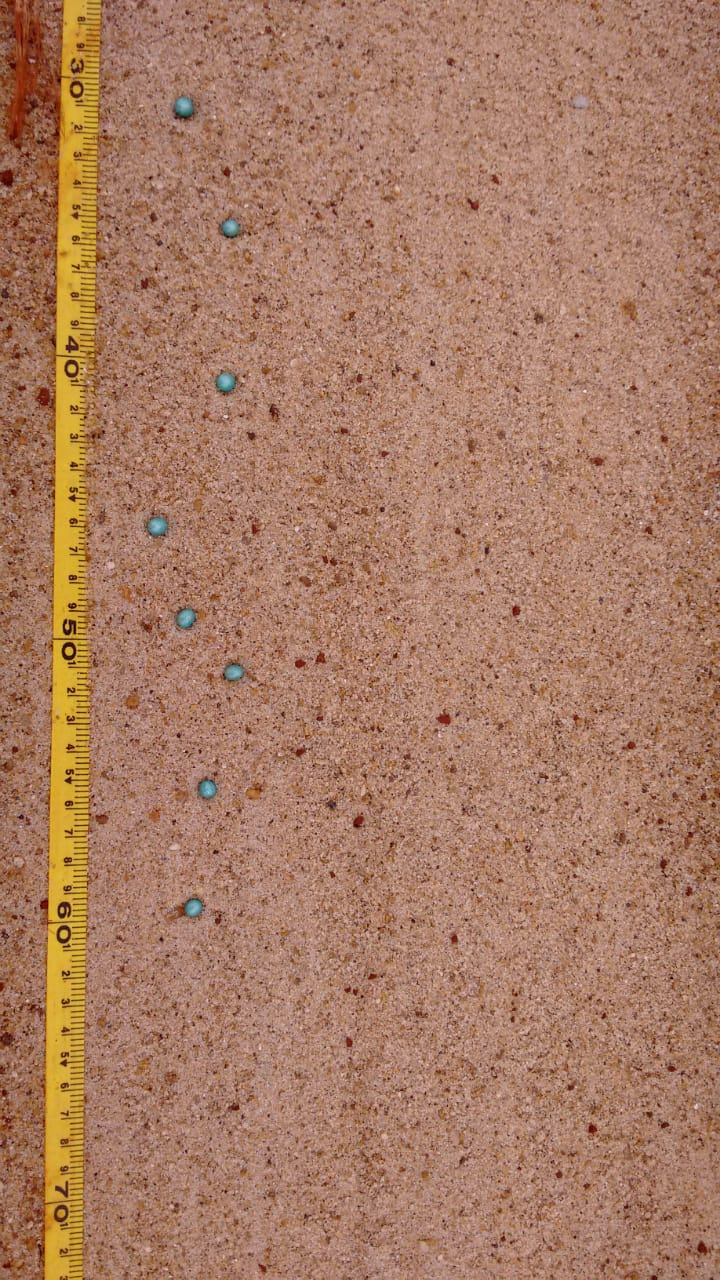
#> input picture image01.jpeg, 720 x 1280 px
$ python teste3.py   (Python 2 division)
#> lines starting #> are read from the running program, lines starting #| are printed output that depends on the picture; after the words box and inside, x2 and y2 are one past the last pixel; in counts of white or black regions, pixels touching at a corner belong together
#!/usr/bin/python

import numpy as np
import cv2
import datetime
import time
#just for desktop execution
from matplotlib import pyplot as plt

if __name__ == "__main__":
	rgb= cv2.imread('./image01.jpeg')
#> rgb is the input picture: shape (1280, 720, 3); mean B, G, R 100.6, 124.4, 168.8

	s= rgb.shape
#> s = (1280, 720, 3)
	gray= np.ndarray(shape=(s[0], s[1]), dtype=np.uint8)

	print gray.shape
#| (1280, 720)
	t0 = time.clock()
	#for i in range (0, s[0]-1):
	#	for j in range (0,s[1]-1):
	of = [0.1,0.1,0.89]
	m = np.array(of).reshape((1,3))
	gray = cv2.transform(rgb,m)
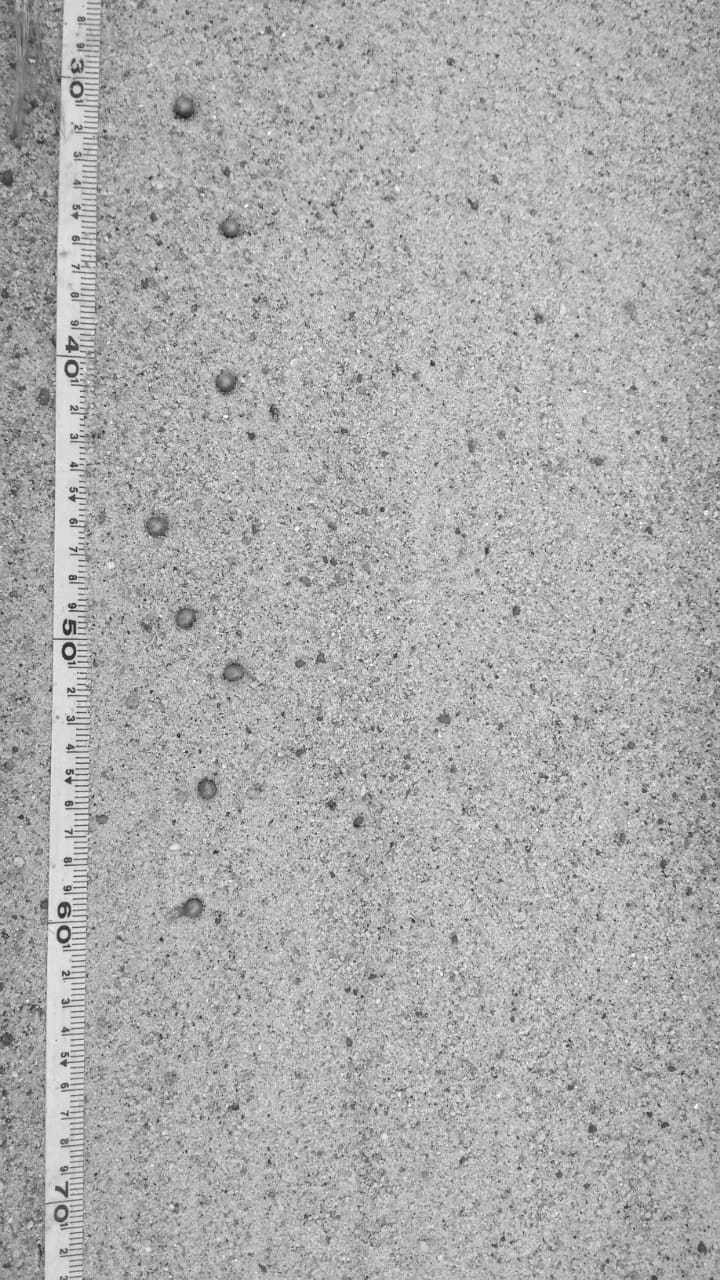
#> gray: shape (1280, 720); min 19, max 255, mean 172.7
		# [6 lines of commented-out code are left out]
	print(time.clock() - t0)

	#noise reduction
	t0 = time.clock()
	(T, thresh) = cv2.threshold(gray, 220, 255, cv2.THRESH_BINARY)
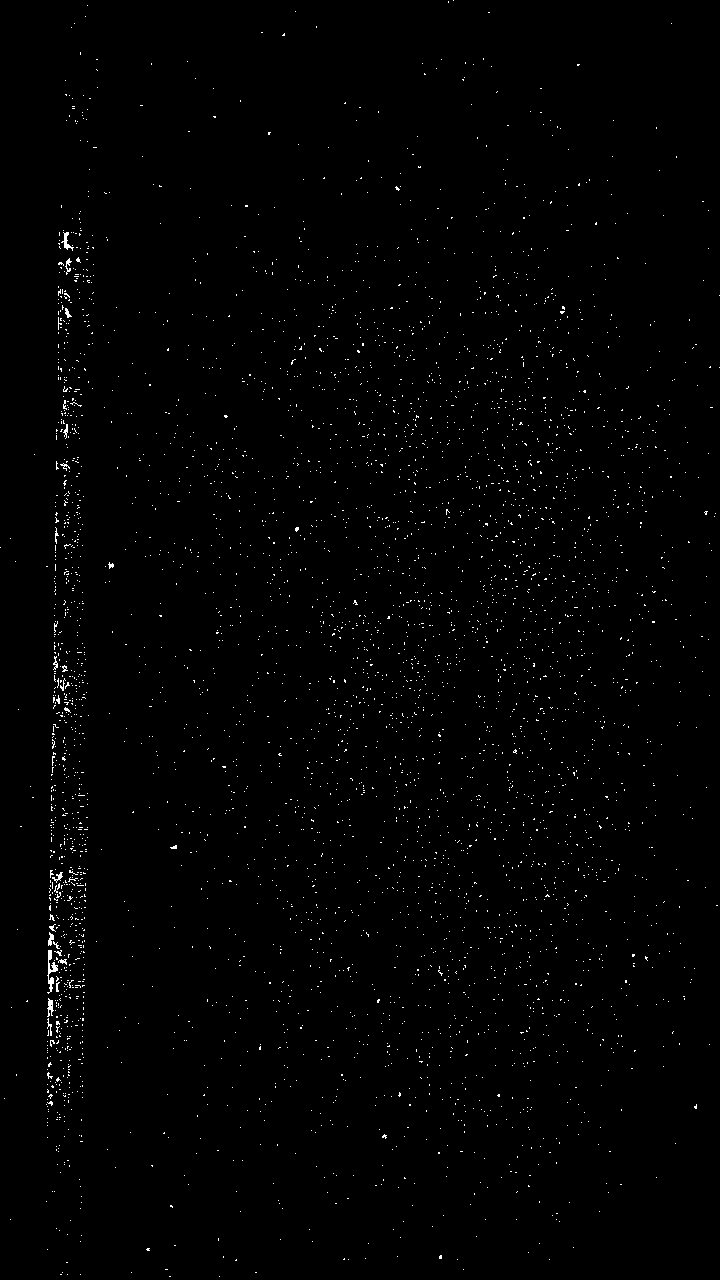
#> thresh: shape (1280, 720); 0.88% white in thin lines or dots
	print(time.clock() - t0)

	t0 = time.clock()
	grayM= cv2.medianBlur(thresh, 5);
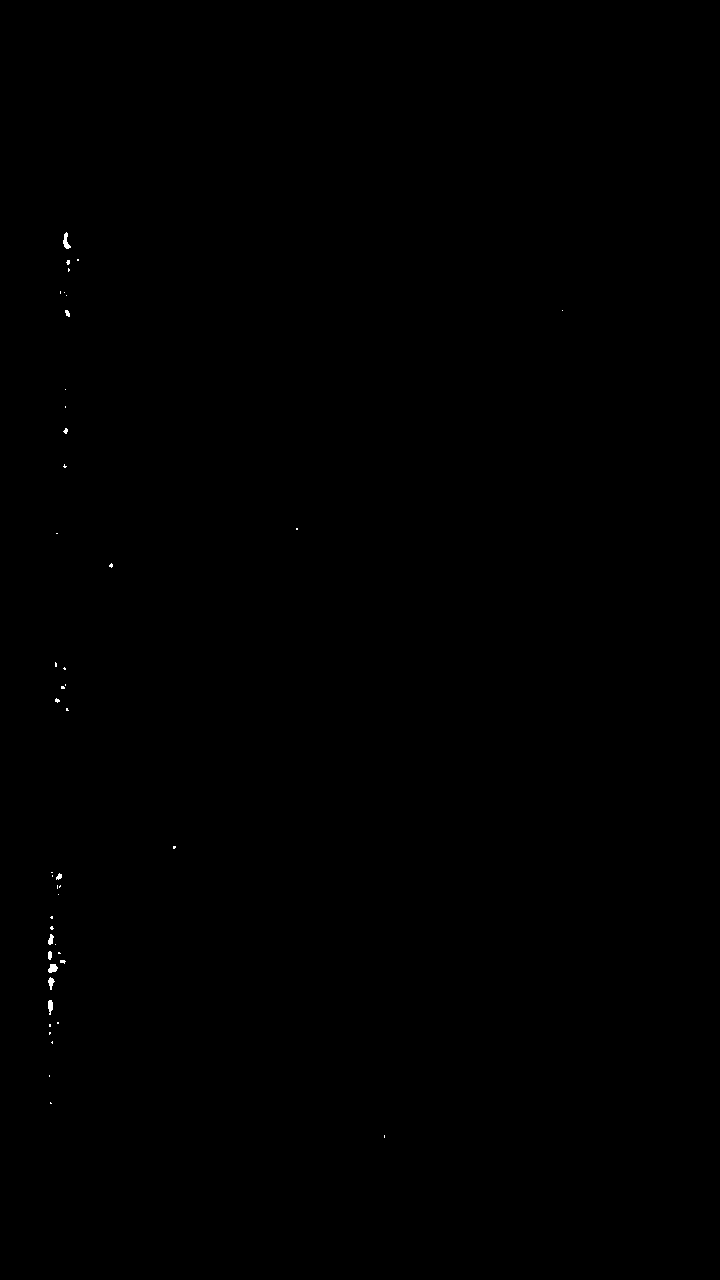
#> grayM: shape (1280, 720); 0.06% white; 46 white regions (38 under 20 px), largest, box (x1, y1, x2, y2) and area: (63, 232, 71, 249) 70, (48, 964, 58, 973) 65, (48, 1000, 53, 1015) 56
	print(time.clock() - t0)
	#lets threshold
	t0 = time.clock()
	cont = 0
	for i in range (10, s[0]-10):
		for j in range (10,s[1]-10):
			if grayM[i,j] == 0:
				cont = cont+1
#> after the loop, cont = 881414
	print(time.clock() - t0)

	print cont
#| 881414
	filegray= "./grayM.png"
	cv2.imwrite(filegray, grayM)
	plt.subplot(131),plt.imshow(cv2.cvtColor(rgb, cv2.COLOR_BGR2RGB)),plt.title('RGB')
	plt.subplot(132),plt.imshow(gray,'gray'),plt.title('CUSTOM_GRAY')
	plt.subplot(133),plt.imshow(grayM,'gray'),plt.title('MedianBlur')
#	plt.subplot(122),plt.imshow(thresh,'gray'),plt.title('MedianBlur')
#	plt.subplot(143),plt.imshow(grayD,'gray'),plt.title('DILATE')
#	plt.subplot(144),plt.imshow(grayN,'gray'),plt.title('Noising')
	plt.show()
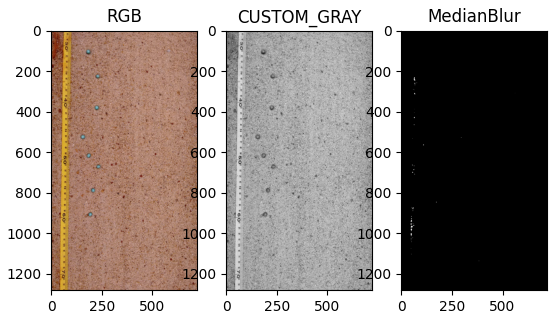
#> figure drawn by matplotlib, 3 panels

$ run again, with ?image02.jpeg copied over image01.jpeg
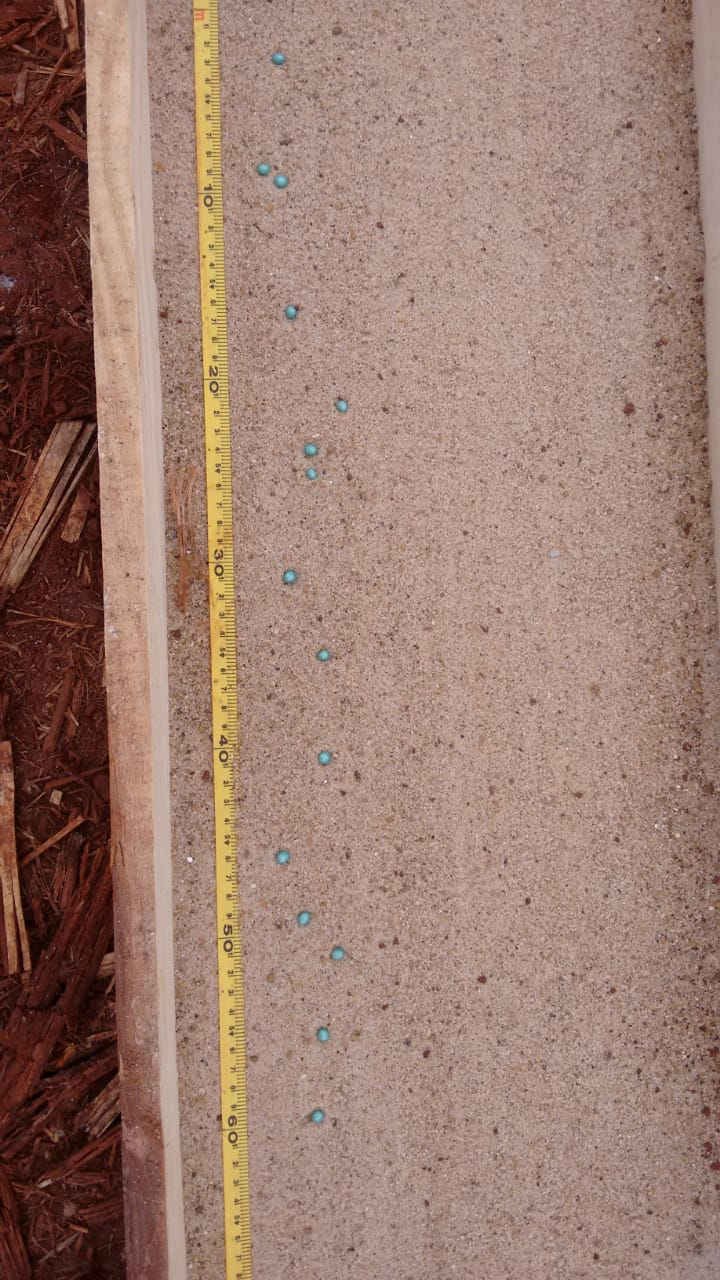
#> input picture ?image02.jpeg, 720 x 1280 px
#> rgb is the input picture: shape (1280, 720, 3); mean B, G, R 112.6, 125.2, 156.4
#| (1280, 720)
#> `(T, thresh) = cv2.threshold(gray, 220, 255, cv2.THRESH_BINARY)`:
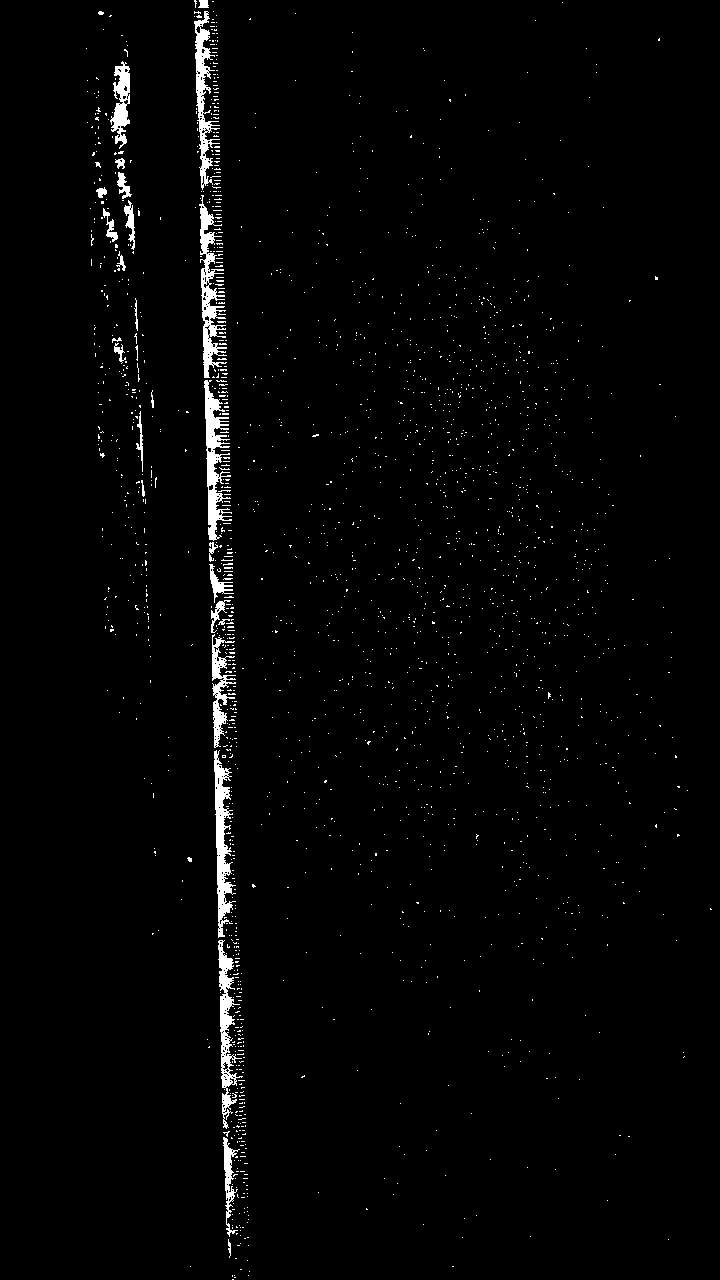
#> thresh: shape (1280, 720); 1.9% white; 2098 white regions (2070 under 20 px), largest, box (x1, y1, x2, y2) and area: (199, 195, 227, 378) 1873, (204, 380, 232, 541) 1865, (214, 750, 236, 938) 1813
#> grayM: shape (1280, 720); 1.4% white; 115 white regions (91 under 20 px), largest, box (x1, y1, x2, y2) and area: (200, 203, 225, 380) 1817, (214, 751, 232, 937) 1816, (204, 381, 228, 554) 1807
#| 869414
#> `plt.show()`:
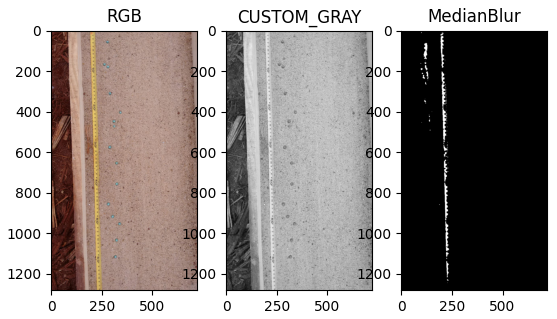
#> figure drawn by matplotlib, 3 panels
